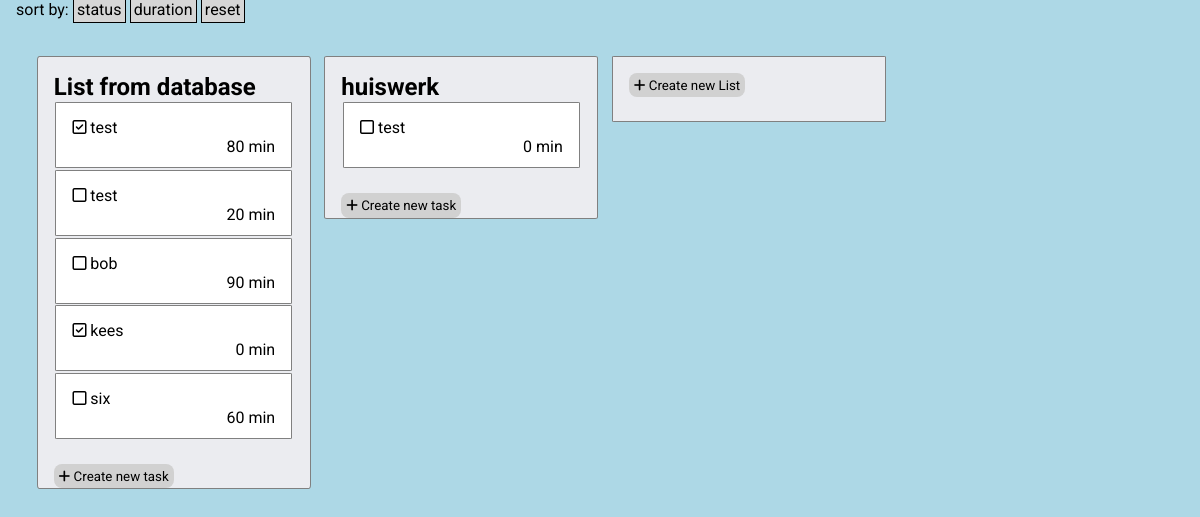
Page /?page=index on the committed database.
### tables this page shows
CREATE TABLE `list` (
  `id` int(11) NOT NULL,
  `name` varchar(255) NOT NULL
);

CREATE TABLE `items` (
  `id` int(11) NOT NULL,
  `name` varchar(155) NOT NULL,
  `description` text NOT NULL,
  `completed` int(11) NOT NULL,
  `listid` int(11) NOT NULL,
  `duration` int(255) NOT NULL
);

### php/controller/indexController.php (called while the page is built)
<?php
function showIndex() {
    $listData = getLists();
    require 'php/view/index.php';
}
function getItemsController($id) {
    if ($_GET["sort"] == "status") {
        $itemsData = getItemsFromListSortByStatus($id);
    } elseif ($_GET["sort"] == "duration") {
        $itemsData = getItemsFromListSortByDuration($id);
    } else {
        $itemsData = getItemsFromList($id);
    }
    return $itemsData;
}
?>

### php/model/connection.php (called while the page is built, shortened)
<?php
function connectDb() {
    $servername = 'localhost';
    $database = 'todolist';
    $username = 'root';
    $password = 'mysql';
    try {
        $conn = new PDO("mysql:host=$servername;dbname=$database", $username, $password);
        $conn->setAttribute(PDO::ATTR_ERRMODE, PDO::ERRMODE_EXCEPTION);
    }
    catch(PDOException $e)
        {
        echo "Connection failed: " . $e->getMessage();
        }
    return $conn;
}
function getLists() {
    $conn = connectDb();
        try {
            $stmt = $conn->prepare("SELECT * FROM list");
            $stmt->execute();
            $result = $stmt->fetchall();
        }
        catch(PDOException $e){
            echo "Connection failed: " . $e->getMessage();
        }
    return $result;
}
function getItemsFromList($listId) {
    $conn = connectDb();
    try {
        $stmt = $conn->prepare("SELECT * FROM items where `listid`=:listId");
        $stmt->bindParam(":listId", $listId);
        $stmt->execute();
        $result = $stmt->fetchall();
    }
    catch(PDOException $e){
        echo "Connection failed: " . $e->getMessage();
    }
return $result;
}
?>

### php/view/index.php (the view)
<span id="sortSpan">
<a> sort by: </a><a class="sortBtn" href="?page=index&sort=status">status</a> <a class="sortBtn" href="?page=index&sort=duration">duration</a> <a class="sortBtn" href="?page=index">reset</a>
</span>
<section id="listSection">
        <?php
            foreach ($listData as $data) {
                $itemsData = getItemsController($data['id'])
        ?>
        <div class="notAboveAndBelow">
        <div class="list"><h1><a class="check" href="?page=EditList&id=<?= $data['id']; ?>"><?= $data['name']?></a></h1>
            <div class="itemsDiv">
        <?php foreach ($itemsData as $items) { ?>
                <div  class="item">
                    <a class="check" href="php/controller/quickcomplete.php?id=<?= $items['id']; ?>"><i class="far fa<?php if ($items['completed'] == 1) { echo '-check'; } ?>-square"></i></a>
                    <a class="itemName" href="?page=detail&id=<?= $items['id']; ?>"><?= $items['name']; ?></a>
                    <br> <br>
                    <a class="durationTxt"><?= $items['duration'];?> min</a>
                </div>
        <?php } ?>
            </div>
            <div class="createBtn">
            <button id="createBtn" onclick="location.href='?page=CreateItem&id=<?= $data['id']; ?>'"><i class="fas fa-plus"></i> <a>Create new task</a></button>
            </div>
        </div>
        </div>
        <?php } ?>
        <div class="notAboveAndBelow">
        <div class="createListDiv">
        <button id="createBtn" onclick="location.href='?page=CreateList'"><i class="fas fa-plus"></i> <a>Create new List</a></button> <a href=""></a>
        </div>
        </div>
</section>

### index.php (shortened to what this page needs)
<?php
require 'php/model/connection.php';
?>
<!DOCTYPE html>
<html lang="en">
<head>
    <link rel="stylesheet" href="styles/style.css">
</head>
<body>
    <?php
    $showPage = 'show'.$_GET['page'];
    $showPage();
     ?>
</body>
</html>

### styles/style.css (style rules this page uses)
* { padding: 0; margin: 0; font-family: 'Roboto', sans-serif; }
body { background-color: lightblue; }
button { cursor: pointer; }
#listSection { box-sizing: border-box; padding: 2rem; height: 100vh; overflow-x: scroll; overflow-y: hidden; white-space:nowrap }
.list { padding: 1rem; border: grey 1px solid; background-color: rgb(235, 236, 240); border-radius: 1%; min-height: 0; width: 15rem; float: left; margin: 0.3rem; position: relative; }
.createListDiv { padding: 1rem; border: grey 1px solid; background-color: rgb(235, 236, 240); border-radius: 1%; height: 2rem; width: 15rem; float: left; margin: 0.3rem; position: relative; }
.itemsDiv { max-height: 70vh; min-height: 0; width: 100%; margin-bottom: 2rem; overflow: auto; }
.item { padding: 1rem; border: grey 1px solid; background-color: white; border-radius: 1%; height: 2rem; line-height: 0.5rem; margin: 0.1rem; }
.check { text-decoration: none; color: black; }
.createBtn { position: absolute; bottom: 0; }
.itemName { color: black; text-decoration: none; }
.notAboveAndBelow { display:inline-block; height: 70vh; }
#createBtn { cursor: pointer; border: none; background-color: rgb(209, 209, 209); text-align: center; text-decoration: none; padding: 0.3rem; border-radius: 0.5rem; }
.durationTxt { float: right; }
#sortSpan { padding: 1rem; }
#sortSpan .sortBtn { text-decoration: none; color: black; padding: 0.2rem; background-color: rgb(214, 214, 214); border: black 1px solid; }

### rows in the picture
list: name "List from database"
items: completed 1 (drawn), name "test", duration "80"
items: completed 0 (drawn), name "test", duration "20"
items: completed 0 (drawn), name "bob", duration "90"
items: completed 1 (drawn), name "kees", duration "0"
items: completed 0 (drawn), name "six", duration "60"
list: name "huiswerk"
items: completed 0 (drawn), name "test", duration "0"
